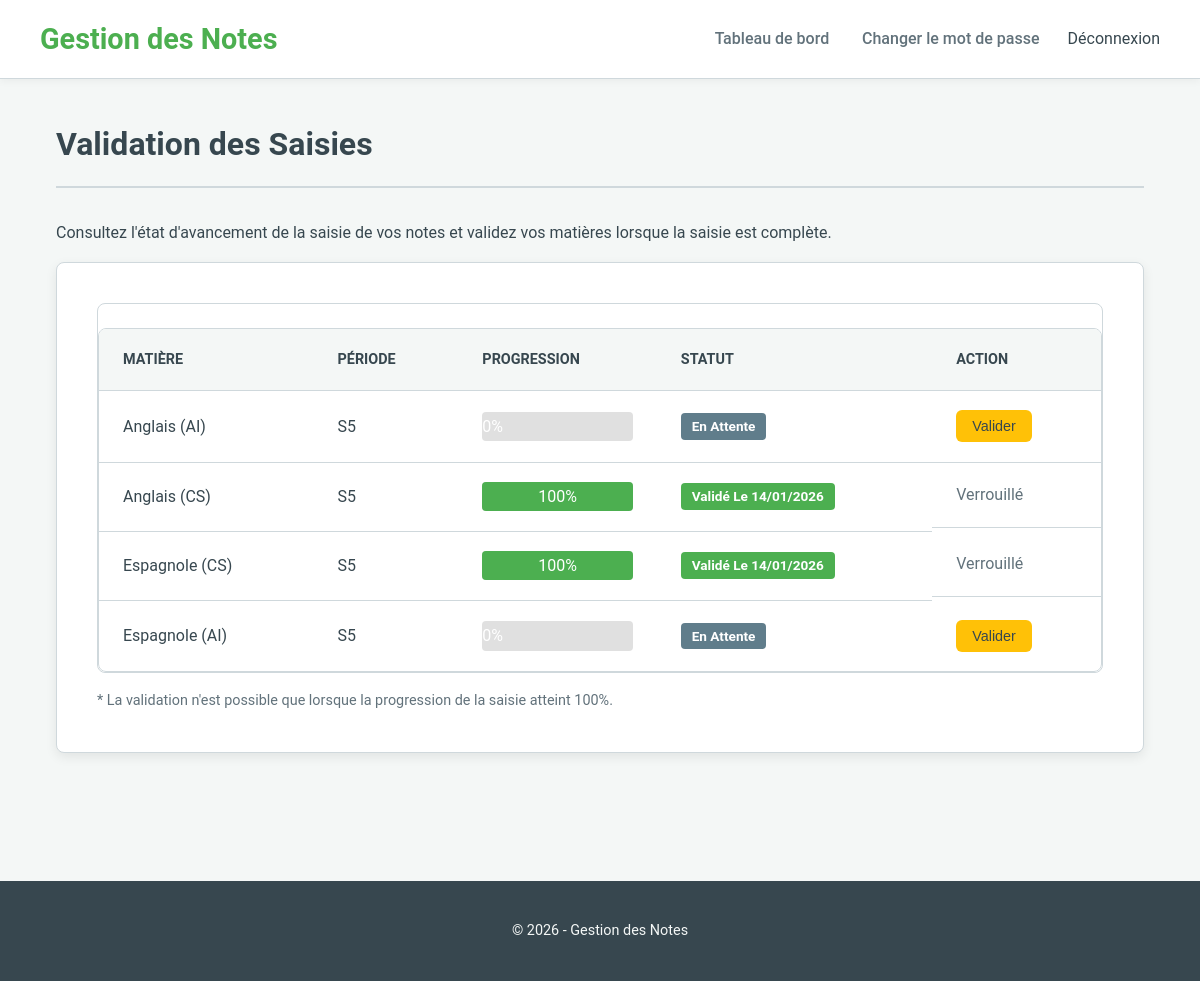
/?page=prof_validation (signed in), run on the app's committed database.
### tables this page shows
CREATE TABLE `matieres` (
  `id` int(11) NOT NULL,
  `nom` varchar(150) NOT NULL,
  `code` varchar(50) DEFAULT NULL,
  `filiere_id` int(11) NOT NULL,
  `coefficient` decimal(3,1) DEFAULT 1.0,
  `seuil_validation` decimal(4,2) DEFAULT 10.00,
  `date_creation` timestamp NOT NULL DEFAULT current_timestamp()
);

CREATE TABLE `filieres` (
  `id` int(11) NOT NULL,
  `nom` varchar(150) NOT NULL,
  `niveau` varchar(20) DEFAULT NULL,
  `responsable_id` int(11) DEFAULT NULL,
  `date_creation` timestamp NOT NULL DEFAULT current_timestamp()
);

CREATE TABLE `periodes` (
  `id` int(11) NOT NULL,
  `nom` varchar(100) NOT NULL,
  `annee_universitaire` varchar(9) NOT NULL,
  `type` enum('semestre','trimestre','session','rattrapage') NOT NULL,
  `date_debut_saisie` datetime NOT NULL,
  `date_fin_saisie` datetime NOT NULL,
  `statut` enum('a_venir','ouverte','fermee','publiee') DEFAULT 'a_venir',
  `date_publication` datetime DEFAULT NULL,
  `date_creation` timestamp NOT NULL DEFAULT current_timestamp()
);

### views/professor/validation.php (the view, shortened to what this page needs)
<?php
$pdo = getDBConnection();
$prof_id = $_SESSION['user_id'];
$stmt = $pdo->prepare("
    SELECT
        m.id as matiere_id,
        m.nom as matiere_nom,
        f.nom as filiere_nom,
        p.id as periode_id,
        p.nom as periode_nom,
        ps.valide_par_prof,
        ps.date_validation,
        (SELECT COUNT(DISTINCT im.etudiant_id) FROM inscriptions_matieres im WHERE im.matiere_id = m.id AND im.periode_id = p.id) as total_etudiants,
        (SELECT COUNT(DISTINCT n.etudiant_id) FROM notes n JOIN configuration_colonnes cc ON n.colonne_id = cc.id WHERE cc.matiere_id = m.id AND cc.periode_id = p.id) as etudiants_avec_notes
    FROM affectations_profs ap
    JOIN matieres m ON ap.matiere_id = m.id
    JOIN filieres f ON m.filiere_id = f.id
    JOIN periodes p ON ap.periode_id = p.id
    LEFT JOIN progression_saisie ps ON ps.matiere_id = m.id AND ps.periode_id = p.id AND ps.professeur_id = ap.professeur_id
    WHERE ap.professeur_id = ?
    ORDER BY p.nom, m.nom
");
$stmt->execute([$prof_id]);
$subjects_status = $stmt->fetchAll();
?>
<div class="page-container">
    <h2>Validation des Saisies</h2>
    <p>Consultez l'état d'avancement de la saisie de vos notes et validez vos matières lorsque la saisie est complète.</p>
    <div class="list-container">
        <?php if (empty($subjects_status)): ?>
            <div class="message info">
                Aucune matière ne vous est affectée.
            </div>
        <?php else: ?>
            <div class="table-responsive">
                <table>
                    <thead>
                        <tr>
                            <th>Matière</th>
                            <th>Période</th>
                            <th>Progression</th>
                            <th>Statut</th>
                            <th>Action</th>
                        </tr>
                    </thead>
                    <tbody>
                        <?php foreach($subjects_status as $status): ?>
                            <?php
                                $progress = ($status['total_etudiants'] > 0) ? ($status['etudiants_avec_notes'] / $status['total_etudiants']) * 100 : 0;
                            ?>
                            <tr>
                                <td><?php echo htmlspecialchars($status['matiere_nom'] . ' (' . $status['filiere_nom'] . ')'); ?></td>
                                <td><?php echo htmlspecialchars($status['periode_nom']); ?></td>
                                <td>
                                    <div style="width: 100%; background-color: #e0e0e0; border-radius: 4px;">
                                        <div style="width: <?php echo $progress; ?>%; background-color: <?php echo ($progress == 100) ? 'var(--success-color)' : 'var(--accent-color)'; ?>; color: white; text-align: center; border-radius: 4px; padding: 2px 0;">
                                            <?php echo round($progress); ?>%
                                        </div>
                                    </div>
                                </td>
                                <td>
                                    <?php if ($status['valide_par_prof']): ?>
                                        <span class="status-publiee" style="background-color: var(--success-color);">Validé le <?php echo date('d/m/Y', strtotime($status['date_validation'])); ?></span>
                                    <?php else: ?>
                                        <span class="status-a_venir">En attente</span>
                                    <?php endif; ?>
                                </td>
                                <td>
                                    <?php if ($status['valide_par_prof']): ?>
                                        <span style="color: var(--medium-text-color);">Verrouillé</span>
                                    <?php else: ?>
                                        <form method="POST" action="<?php echo APP_URL; ?>/index.php?action=validate_grades" onsubmit="return confirm('Êtes-vous sûr de vouloir valider ? Cette action est irréversible.');">
                                            <button type="submit" class="action-btn edit" <?php if ($progress < 100) echo 'disabled'; ?>>
                                                Valider
                                            </button>
                                        </form>
                                    <?php endif; ?>
                                </td>
                            </tr>
                        <?php endforeach; ?>
                    </tbody>
                </table>
            </div>
            <div style="margin-top: 1rem; font-size: 0.9rem; color: var(--medium-text-color);">
                * La validation n'est possible que lorsque la progression de la saisie atteint 100%.
            </div>
        <?php endif; ?>
    </div>
</div>

### public/index.php (shortened to what this page needs)
<?php ob_start();
$action = $_GET['action'] ?? null;
$page = $_GET['page'] ?? 'login';
if ($action) {
    $action_map = [
        'login' => '../core/actions/auth_actions.php',
        'logout' => '../core/logout.php',
        'change_password' => '../core/actions/auth_actions.php',
        'add_period' => '../core/actions/admin_actions.php',
        'update_period' => '../core/actions/admin_actions.php',
        'delete_period' => '../core/actions/admin_actions.php',
        'change_period_status' => '../core/actions/admin_actions.php',
        'add_filiere' => '../core/actions/admin_actions.php',
        'update_filiere' => '../core/actions/admin_actions.php',
        'delete_filiere' => '../core/actions/admin_actions.php',
        'add_subject' => '../core/actions/admin_actions.php',
        'update_subject' => '../core/actions/admin_actions.php',
        'delete_subject' => '../core/actions/admin_actions.php',
        'add_column' => '../core/actions/admin_actions.php',
        'update_column' => '../core/actions/admin_actions.php',
        'delete_column' => '../core/actions/admin_actions.php',
        'save_formula' => '../core/actions/admin_actions.php',
        'add_assignment' => '../core/actions/admin_actions.php',
        'delete_assignment' => '../core/actions/admin_actions.php',
        'add_enrollment' => '../core/actions/admin_actions.php',
        'delete_enrollment' => '../core/actions/admin_actions.php',
        'add_user' => '../core/actions/admin_actions.php',
        'update_user' => '../core/actions/admin_actions.php',
        'delete_user' => '../core/actions/admin_actions.php',
        'calculate_averages' => '../core/actions/admin_actions.php',
        'unlock_grades' => '../core/actions/admin_actions.php',
        'save_grades' => '../core/actions/prof_actions.php',
        'validate_grades' => '../core/actions/prof_actions.php',
        'generate_transcript' => '../core/actions/student_actions.php',
    ];
    if ($action && isset($action_map[$action])) {
        require_once $action_map[$action];
        switch ($action) {
            case 'login': handle_login(); break;
            case 'logout': handle_logout(); break;
            case 'change_password': handle_change_password(); break;
            case 'add_period': handle_add_period(); break;
            case 'update_period': handle_update_period(); break;
            case 'delete_period': handle_delete_period(); break;
            case 'change_period_status': handle_change_period_status(); break;
            case 'add_filiere': handle_add_filiere(); break;
            case 'update_filiere': handle_update_filiere(); break;
            case 'delete_filiere': handle_delete_filiere(); break;
            case 'add_subject': handle_add_subject(); break;
            case 'update_subject': handle_update_subject(); break;
            case 'delete_subject': handle_delete_subject(); break;
            case 'add_column': handle_add_column(); break;
            case 'update_column': handle_update_column(); break;
            case 'delete_column': handle_delete_column(); break;
            case 'save_formula': handle_save_formula(); break;
            case 'add_assignment': handle_add_assignment(); break;
            case 'delete_assignment': handle_delete_assignment(); break;
            case 'add_enrollment': handle_add_enrollment(); break;
            case 'delete_enrollment': handle_delete_enrollment(); break;
            case 'add_user': handle_add_user(); break;
            case 'update_user': handle_update_user(); break;
            case 'delete_user': handle_delete_user(); break;
            case 'calculate_averages': handle_calculate_averages(); break;
            case 'unlock_grades': handle_unlock_grades(); break;
            case 'save_grades': handle_save_grades(); break;
            case 'validate_grades': handle_validate_grades(); break;
            case 'generate_transcript': handle_generate_transcript(); break;
            default:
                $_SESSION['error_message'] = "Action non valide.";
                header('Location: ' . APP_URL);
                exit;
        }
    } else if ($action) {
        $_SESSION['error_message'] = "Action non reconnue.";
        header('Location: ' . APP_URL);
        exit;
    }
} else {
    $view_file = '../views/errors/404.php';
    if (isset($page_map[$page])) {
        $config = $page_map[$page];
        $path_to_view = '../views/' . $config['file'];
        if (file_exists($path_to_view)) {
            $view_file = $path_to_view;
        } else {
        }
    }
    include_once '../views/includes/header.php';
    include_once $view_file;
    include_once '../views/includes/footer.php';
}

### views/includes/header.php (shortened to what this page needs)
<!DOCTYPE html>
<html lang="fr">
<head>
    <link rel="stylesheet" href="<?php echo APP_URL; ?>/css/style.css">
</head>
<body>
<div class="main-container">
    <header>
        <h1>
            <?php if (isset($_SESSION['user_id'])): ?>
                <?php
                $role_dashboard_map = [
                    'admin' => 'dashboard_admin',
                    'professeur' => 'dashboard_prof',
                    'etudiant' => 'dashboard_student'
                ];
                $dashboard_page = $role_dashboard_map[$_SESSION['user_role']] ?? 'login';
                ?>
                <a href="?page=<?php echo $dashboard_page; ?>"><?php echo APP_NAME; ?></a>
            <?php else: ?>
                <a href="<?php echo APP_URL; ?>"><?php echo APP_NAME; ?></a>
            <?php endif; ?>
        </h1>
        <nav>
            <?php if (isset($_SESSION['user_id'])):
                $role_dashboard_map = [
                    'admin' => 'dashboard_admin',
                    'professeur' => 'dashboard_prof',
                    'etudiant' => 'dashboard_student'
                ];
                $dashboard_page = $role_dashboard_map[$_SESSION['user_role']] ?? 'login';
            ?>
                <a href="?page=<?php echo $dashboard_page; ?>">Tableau de bord</a>
                <a href="?page=change_password">Changer le mot de passe</a>
                <form action="?action=logout" method="POST" style="display: inline;">
                    <button type="submit" style="background: none; border: none; color: inherit; font: inherit; cursor: pointer; padding: 0; margin-left: 1.5rem;">Déconnexion</button>
                </form>
            <?php else: ?>
                <a href="?page=login">Connexion</a>
            <?php endif; ?>
        </nav>
    </header>
    <main class="content">

### views/includes/footer.php (shortened to what this page needs)
   </main>
    <footer class="footer">
        <p>&copy; <?php echo date('Y'); ?> - <?php echo APP_NAME; ?></p>
    </footer>
</div>
</body>
</html>

### public/css/style.css (style rules this page uses)
:root { --primary-color: #4CAF50; --primary-color-hover: #45a049; --secondary-color: #607D8B; --secondary-color-hover: #546E7A; --accent-color: #FFC107; --light-bg-color: #f4f7f6; --dark-text-color: #37474F; --medium-text-color: #62727B; --border-color: #CFD8DC; --success-color: #4CAF50; --error-color: #F44336; --warning-color: #FF9800; --info-color: #2196F3; --font-family: 'Roboto', sans-serif; --border-radius: 8px; --box-shadow: 0 4px 12px rgba(0, 0, 0, 0.08); --transition-speed: 0.3s; }
body { font-family: var(--font-family); margin: 0; background-color: var(--light-bg-color); color: var(--dark-text-color); line-height: 1.6; font-size: 16px; -webkit-font-smoothing: antialiased; -moz-osx-font-smoothing: grayscale; }
.main-container { display: flex; flex-direction: column; min-height: 100vh; }
header { background-color: #fff; padding: 1rem 2.5rem; border-bottom: 1px solid var(--border-color); display: flex; justify-content: space-between; align-items: center; box-shadow: 0 2px 8px rgba(0,0,0,0.05); }
header h1 { margin: 0; font-size: 1.8rem; font-weight: 700; }
header h1 a { text-decoration: none; color: var(--primary-color); }
nav a { margin-left: 1.8rem; text-decoration: none; color: var(--medium-text-color); font-weight: 500; transition: color var(--transition-speed) ease-in-out; }
.content { flex: 1; padding: 2.5rem; }
.footer { text-align: center; padding: 1.5rem; background-color: var(--dark-text-color); color: var(--light-bg-color); font-size: 0.9rem; margin-top: 3rem; }
.page-container { max-width: 1300px; margin: 0 auto; padding: 0 1rem; }
.form-container, .list-container { background-color: #fff; padding: 2.5rem; border-radius: var(--border-radius); margin-bottom: 2.5rem; box-shadow: var(--box-shadow); border: 1px solid var(--border-color); }
h2 { color: var(--dark-text-color); font-weight: 700; font-size: 2rem; border-bottom: 2px solid var(--border-color); padding-bottom: 1rem; margin-top: 0; margin-bottom: 2rem; }
table { width: 100%; border-collapse: separate; border-spacing: 0; margin-top: 1.5rem; background-color: #fff; border: 1px solid var(--border-color); border-radius: var(--border-radius); overflow: hidden; }
th, td { padding: 1.2rem 1.5rem; text-align: left; border-bottom: 1px solid var(--border-color); vertical-align: middle; }
th { background-color: var(--light-bg-color); font-weight: 600; color: var(--dark-text-color); white-space: nowrap; text-transform: uppercase; font-size: 0.9rem; }
tr:last-child td { border-bottom: none; }
td:last-child { display: flex; align-items: center; flex-wrap: nowrap; gap: 8px; white-space: nowrap; }
.action-btn { padding: 0.5rem 1rem; border-radius: 6px; text-decoration: none; color: #fff; font-size: 0.9rem; border: none; cursor: pointer; transition: background-color var(--transition-speed); white-space: nowrap; }
.action-btn.edit { background-color: var(--accent-color); color: var(--dark-text-color); }
[class^="status-"] { padding: .4em .8em; font-size: 0.85rem; font-weight: 600; border-radius: 4px; color: #fff; text-transform: capitalize; }
.status-a_venir { background-color: var(--secondary-color); }
.status-publiee { background-color: var(--primary-color); }
.table-responsive { overflow-x: auto; border: 1px solid var(--border-color); border-radius: var(--border-radius); }

### data on the page
matieres: nom.nom "Anglais (AI)", periodes.nom "S5", progress "0", shows "En Attente"
matieres: nom.nom "Anglais (CS)", periodes.nom "S5", progress "100", date_validation "14/01/2026", shows "Verrouillé"
matieres: nom.nom "Espagnole (CS)", periodes.nom "S5", progress "100", date_validation "14/01/2026", shows "Verrouillé"
matieres: nom.nom "Espagnole (AI)", periodes.nom "S5", progress "0", shows "En Attente"

### other printed values
APP_NAME "Gestion des Notes"
